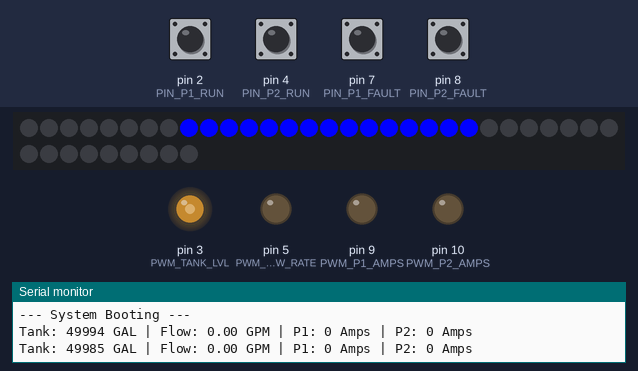
The sketch below on a simulated Arduino Uno, built with avr-gcc and run on an emulated ATmega328P. Shown: 39 RGB LEDs in strip order, left to right, continuing on the next row, output pins drawn as LEDs (lit = HIGH), the last lines printed to the serial monitor. The test bench sets the inputs (shaded band); at power-on: pin 2 (PIN_P1_RUN), pin 4 (PIN_P2_RUN), pin 7 (PIN_P1_FAULT), pin 8 (PIN_P2_FAULT) HIGH. Random numbers use the default seed unless the sketch sets one.

Above: at 2.2 s.
2.3 s: pin 2 (PIN_P1_RUN) pulled LOW for 1 s
At 3.22 s:
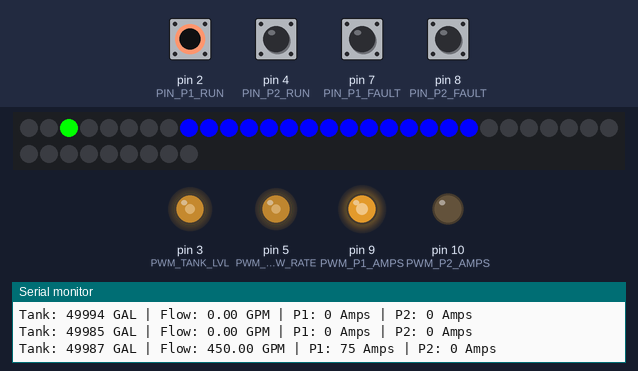
5.5 s: pin 7 (PIN_P1_FAULT) pulled LOW for 1 s
At 6.02 s:
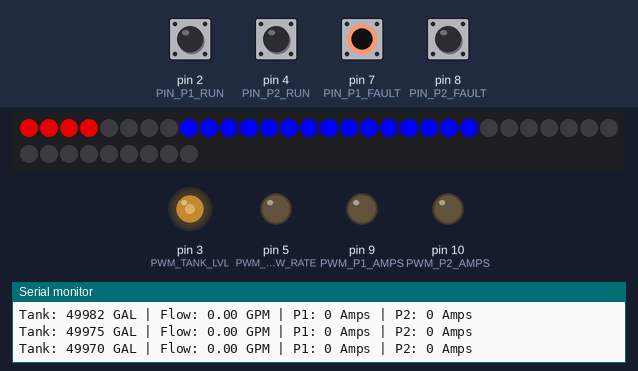
8.1 s: pin 4 (PIN_P2_RUN) pulled LOW for 1 s
At 9.8 s:
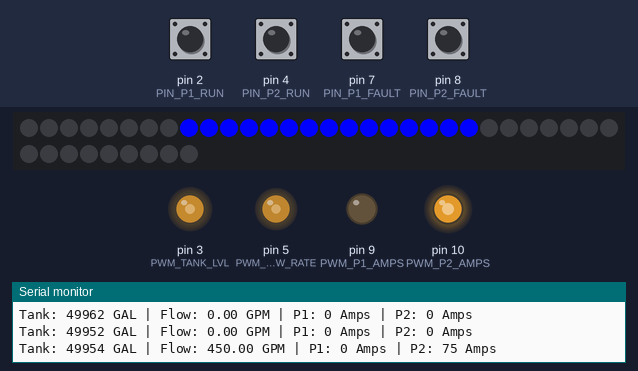
11.5 s: pin 8 (PIN_P2_FAULT) pulled LOW for 1 s
At 12.02 s:
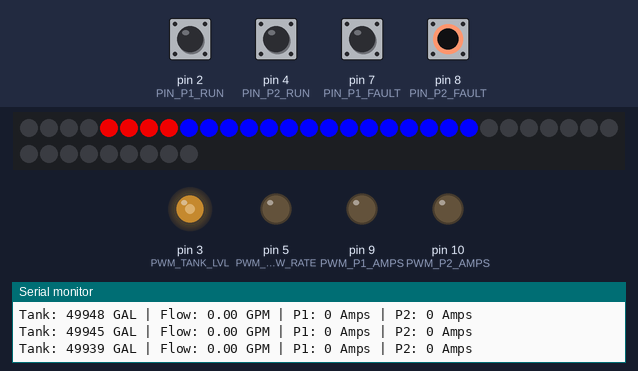
14.0 s: pin 2 (PIN_P1_RUN) pulled LOW for 1 s
At 14.11 s:
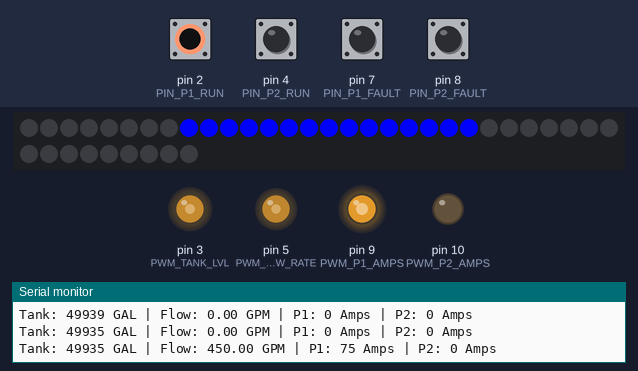
16.5 s: pin 7 (PIN_P1_FAULT) pulled LOW for 0.15 s
At 16.82 s:
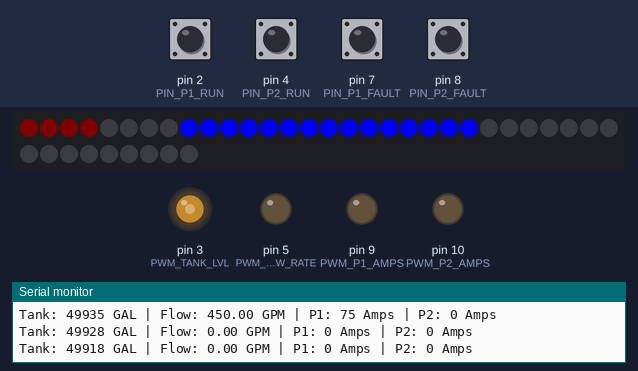
Timing chart, 0 to 38.5 s (numbered marks = the images above; inputs shaded):
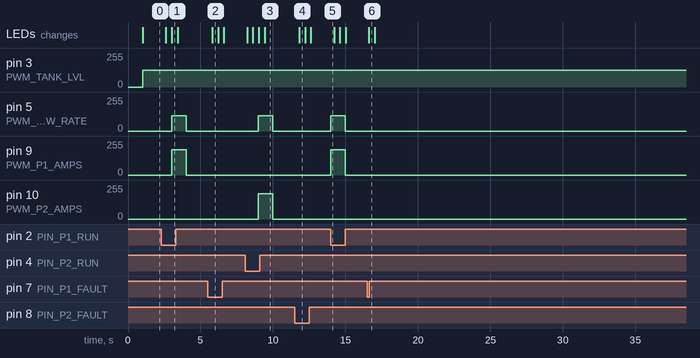

The sketch:

HighTide_DemoCase1.01.ino
```cpp
#include <Adafruit_NeoPixel.h>

// --- CONFIGURABLE PARAMETERS ---
const int LED_BRIGHTNESS   = 255;
const unsigned long TANK_CAPACITY = 100000;
const int PUMP_FLOW_SINGLE = 450;
const int PUMP_FLOW_DUAL   = 350;
const int PUMP_AMPS_SINGLE = 75;
const int PUMP_AMPS_DUAL   = 65;

// --- PIN ASSIGNMENTS ---
const int PIN_NEOPIXEL = 6;
const int PIN_P1_RUN   = 2;
const int PIN_P2_RUN   = 4;
const int PIN_P1_FAULT = 7;
const int PIN_P2_FAULT = 8;

const int PWM_TANK_LVL = 3;
const int PWM_FLOW_RATE = 5;
const int PWM_P1_AMPS  = 9;
const int PWM_P2_AMPS  = 10;

Adafruit_NeoPixel strip(39, PIN_NEOPIXEL, NEO_GRB + NEO_KHZ800);

float currentGallons = 50000;
int currentDrain = 300;
unsigned long lastUpdate = 0;
int animationFrame = 0;
int fadeValue = 0;
bool fadeDirection = true;

void setup() {
  Serial.begin(9600);
  delay(1000);
  Serial.println("--- System Booting ---");

  strip.begin();
  strip.setBrightness(LED_BRIGHTNESS); // Applies the brightness here
  strip.show();

  pinMode(PIN_P1_RUN, INPUT_PULLUP);
  pinMode(PIN_P2_RUN, INPUT_PULLUP);
  pinMode(PIN_P1_FAULT, INPUT_PULLUP);
  pinMode(PIN_P2_FAULT, INPUT_PULLUP);
}

void loop() {
  bool p1Run = !digitalRead(PIN_P1_RUN);
  bool p2Run = !digitalRead(PIN_P2_RUN);
  bool p1Fail = !digitalRead(PIN_P1_FAULT);
  bool p2Fail = !digitalRead(PIN_P2_FAULT);

  if (millis() - lastUpdate >= 1000) {
    lastUpdate = millis();
    currentDrain = random(100, 601);

    float p1Inflow = (p1Run && !p1Fail) ? ((p2Run && !p2Fail) ? PUMP_FLOW_DUAL : PUMP_FLOW_SINGLE) : 0;
    float p2Inflow = (p2Run && !p2Fail) ? ((p1Run && !p1Fail) ? PUMP_FLOW_DUAL : PUMP_FLOW_SINGLE) : 0;

    float netChangePerSecond = ((p1Inflow + p2Inflow) - currentDrain) / 60.0;
    currentGallons += netChangePerSecond;
    currentGallons = constrain(currentGallons, 0, TANK_CAPACITY);

    analogWrite(PWM_TANK_LVL, map(currentGallons, 0, TANK_CAPACITY, 0, 255));
    analogWrite(PWM_FLOW_RATE, map(p1Inflow + p2Inflow, 0, 1000, 0, 255));

    int p1A = (p1Run && !p1Fail) ? ((p2Run && !p2Fail) ? PUMP_AMPS_DUAL : PUMP_AMPS_SINGLE) : 0;
    int p2A = (p2Run && !p2Fail) ? ((p1Run && !p1Fail) ? PUMP_AMPS_DUAL : PUMP_AMPS_SINGLE) : 0;
    analogWrite(PWM_P1_AMPS, map(p1A, 0, 100, 0, 255));
    analogWrite(PWM_P2_AMPS, map(p2A, 0, 100, 0, 255));

    Serial.print("Tank: "); Serial.print(currentGallons, 0); Serial.print(" GAL | ");
    Serial.print("Flow: "); Serial.print(p1Inflow + p2Inflow); Serial.print(" GPM | ");
    Serial.print("P1: "); Serial.print(p1A); Serial.print(" Amps | ");
    Serial.print("P2: "); Serial.print(p2A); Serial.println(" Amps");
  }

  updateLEDs(p1Run, p1Fail, p2Run, p2Fail);
}

void updateLEDs(bool r1, bool f1, bool r2, bool f2) {
  static unsigned long lastAnim = 0;
  if (millis() - lastAnim < 400) return;
  lastAnim = millis();

  animationFrame = (animationFrame + 1) % 4;

  // Fade logic with strict constraints
  if (fadeDirection) fadeValue += 25; else fadeValue -= 25;
  if (fadeValue >= 250) { fadeValue = 250; fadeDirection = false; }
  if (fadeValue <= 5)   { fadeValue = 5;   fadeDirection = true; }

  strip.clear();

  // Pump 1 & 2 logic
  for (int i = 0; i < 4; i++) {
    // P1 (0-3)
    if (f1) strip.setPixelColor(i, strip.Color(fadeValue, 0, 0));
    else if (r1 && i == animationFrame) strip.setPixelColor(i, strip.Color(0, 255, 0));

    // P2 (4-7)
    if (f2) strip.setPixelColor(i + 4, strip.Color(fadeValue, 0, 0));
    else if (r2 && i == animationFrame) strip.setPixelColor(i + 4, strip.Color(0, 255, 0));
  }

  // Tank Level (8-38)
  int numTankLeds = map((long)currentGallons, 0, (long)TANK_CAPACITY, 0, 31);
  numTankLeds = constrain(numTankLeds, 0, 31); // Safety lock
  for (int i = 0; i < numTankLeds; i++) {
    strip.setPixelColor(i + 8, strip.Color(0, 0, 255));
  }

  strip.show();
}
```

Measured:
- after the input at 2.3 s, pin 5 (PWM_FLOW_RATE): 0/255 → 114/255 after 0.70 s, → 0/255 1.0 s later; pin 9 (PWM_P1_AMPS): 0/255 → 191/255 after 0.70 s, → 0/255 1.0 s later; the LEDs: first change after 0.32 s (image 1 shows a later state)
- after the input at 5.5 s, the LEDs: change after 0.32 s (image 2)
- after the input at 8.1 s, pin 5 (PWM_FLOW_RATE): 0/255 → 114/255 after 0.90 s, → 0/255 1.0 s later; pin 10 (PWM_P2_AMPS): 0/255 → 191/255 after 0.90 s, → 0/255 1.0 s later; the LEDs: first change after 0.12 s (image 3 shows a later state)
- after the input at 11.5 s, the LEDs: change after 0.32 s (image 4)
- after the input at 14.0 s, pin 5 (PWM_FLOW_RATE): 0/255 → 114/255 at once, → 0/255 1.0 s later; pin 9 (PWM_P1_AMPS): 0/255 → 191/255 at once, → 0/255 1.0 s later
- after the input at 16.5 s, the LEDs: change after 0.12 s (image 6)
